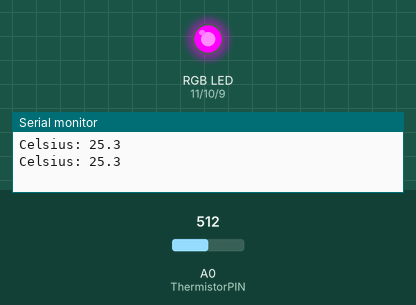
Recording of a sketch running on a simulated Arduino Uno, built with avr-gcc and run on an emulated ATmega328P. Shown: an RGB LED mixed from three pins (HIGH = lit), the last lines printed to the serial monitor. Inputs (shaded band) come from the test bench; at power-on: A0 (ThermistorPIN) = 512.

Above: at 1.8 s.
1.9 s: A0 (ThermistorPIN) set to 485
3.4 s: A0 (ThermistorPIN) set to 462
At 5.0 s:
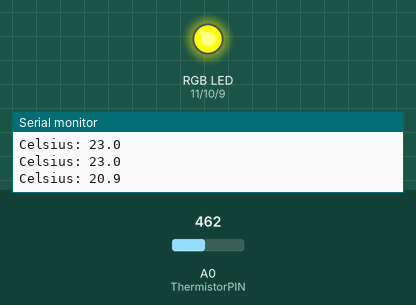
5.5 s: A0 (ThermistorPIN) set to 716
At 6.6 s:
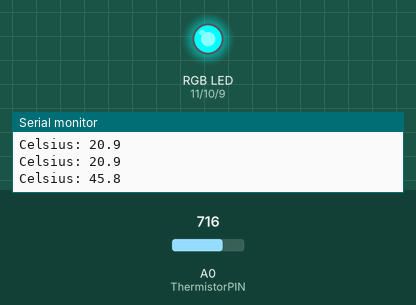
7.5 s: A0 (ThermistorPIN) set to 578
9.2 s: A0 (ThermistorPIN) set to 554
At 10.9 s:
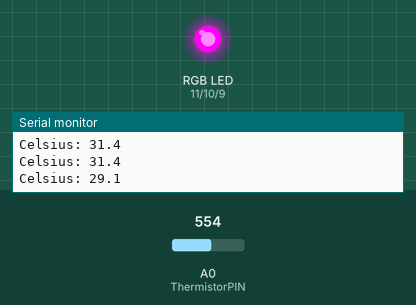
11.5 s: A0 (ThermistorPIN) set to 306
At 12.5 s:
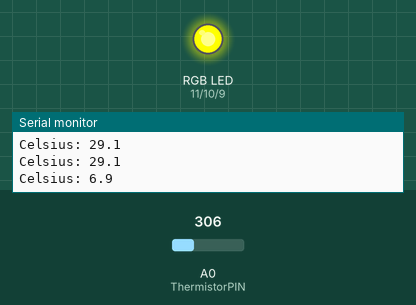
Timing chart, 0 to 14.5 s (numbered marks = the images above; inputs shaded):
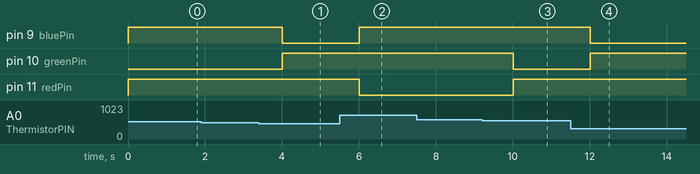

Measured:
- the behaviour switches between 475 and 474 on A0 (ThermistorPIN) (found by bisection; images 0 and 1)
- the behaviour switches between 564 and 563 on A0 (ThermistorPIN) (found by bisection; images 2 and 3)
- after the input at 3.4 s, pin 9 (bluePin): HIGH → LOW after 0.60 s; pin 10 (greenPin): LOW → HIGH after 0.60 s
- after the input at 5.5 s, pin 9 (bluePin): LOW → HIGH after 0.51 s; pin 11 (redPin): HIGH → LOW after 0.51 s
- after the input at 9.2 s, pin 10 (greenPin): HIGH → LOW after 0.81 s; pin 11 (redPin): LOW → HIGH after 0.81 s
- after the input at 11.5 s, pin 9 (bluePin): HIGH → LOW after 0.51 s; pin 10 (greenPin): LOW → HIGH after 0.51 s

The sketch:

rgb-thermistor2.ino
```cpp
/*
Adafruit Arduino - Lesson 3. RGB LED
*/
/*
 * Inputs ADC Value from Thermistor and outputs Temperature in Celsius
 *  requires: include <math.h>
 * Utilizes the Steinhart-Hart Thermistor Equation:
 *    Temperature in Kelvin = 1 / {A + B[ln(R)] + C[ln(R)]3}
 *    where A = 0.001129148, B = 0.000234125 and C = 8.76741E-08
 *
 * These coefficients seem to work fairly universally, which is a bit of a
 * surprise.
 *
 * Schematic:
 *   [Ground] -- [10k-pad-resistor] -- | -- [thermistor] --[Vcc (5 or 3.3v)]
 *                                               |
 *                                          Analog Pin 0
 *
 * In case it isn't obvious (as it wasn't to me until I thought about it), the analog ports
 * measure the voltage between 0v -> Vcc which for an Arduino is a nominal 5v, but for (say)
 * a JeeNode, is a nominal 3.3v.
 *
 * The resistance calculation uses the ratio of the two resistors, so the voltage
 * specified above is really only required for the debugging that is commented out below
 *
 * Resistance = PadResistor * (1024/ADC -1)
 *
 * I have used this successfully with some CH Pipe Sensors (https://www.atcsemitec.co.uk/pdfdocs/ch.pdf)
 * which be obtained from https://www.rapidonline.co.uk.
 *
 */

#include <math.h>

#define ThermistorPIN 0                 // Analog Pin 0

float vcc = 4.91;                       // only used for display purposes, if used
                                        // set to the measured Vcc.
float pad = 9850;                       // balance/pad resistor value, set this to
                                        // the measured resistance of your pad resistor
float thermr = 10000;                   // thermistor nominal resistance

float Thermistor(int RawADC) {
  long Resistance;
  float Temp;  // Dual-Purpose variable to save space.

  Resistance=pad*((1024.0 / RawADC) - 1);
  Temp = log(Resistance); // Saving the Log(resistance) so not to calculate  it 4 times later
  Temp = 1 / (0.001129148 + (0.000234125 * Temp) + (0.0000000876741 * Temp * Temp * Temp));
  Temp = Temp - 273.15;  // Convert Kelvin to Celsius

  // BEGIN- Remove these lines for the function not to display anything
  //Serial.print("ADC: ");
  //Serial.print(RawADC);
  //Serial.print("/1024");                           // Print out RAW ADC Number
  //Serial.print(", vcc: ");
  //Serial.print(vcc,2);
  //Serial.print(", pad: ");
  //Serial.print(pad/1000,3);
  //Serial.print(" Kohms, Volts: ");
  //Serial.print(((RawADC*vcc)/1024.0),3);
  //Serial.print(", Resistance: ");
  //Serial.print(Resistance);
  //Serial.print(" ohms, ");
  // END- Remove these lines for the function not to display anything

  // Uncomment this line for the function to return Fahrenheit instead.
  //temp = (Temp * 9.0)/ 5.0 + 32.0;                  // Convert to Fahrenheit
  return Temp;                                      // Return the Temperature
}

int redPin = 11;
int greenPin = 10;
int bluePin = 9;

//uncomment this line if using a Common Anode LED
#define COMMON_ANODE

void setup()
{
  Serial.begin(115200);
  pinMode(redPin, OUTPUT);
  pinMode(greenPin, OUTPUT);
  pinMode(bluePin, OUTPUT);
}

void loop()
{
  float temp;
  temp=Thermistor(analogRead(ThermistorPIN));       // read ADC and  convert it to Celsius
  Serial.print("Celsius: ");
  Serial.print(temp,1);                             // display Celsius
  //temp = (temp * 9.0)/ 5.0 + 32.0;                  // converts to  Fahrenheit
  //Serial.print(", Fahrenheit: ");
  //Serial.print(temp,1);                             // display  Fahrenheit
  Serial.println("");

  if(temp > 30){
    setColor(255, 0, 0);  // red
  }
  else if(temp > 22 & temp < 30){
   setColor(0, 255, 0);  // green
  }
  else {
 setColor(0, 0, 255);  // blue
  }
  delay(1000);
}

void setColor(int red, int green, int blue)
{
  #ifdef COMMON_ANODE
    red = 255 - red;
    green = 255 - green;
    blue = 255 - blue;
  #endif
  analogWrite(redPin, red);
  analogWrite(greenPin, green);
  analogWrite(bluePin, blue);
}
```
